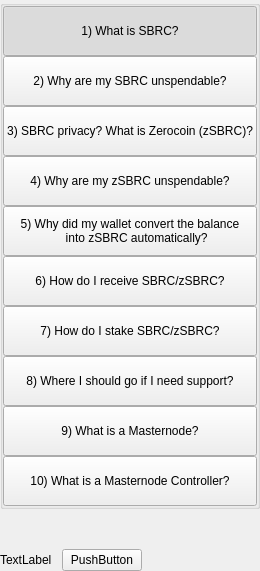
         <widget class="QWidget" name="left" native="true">
          <layout class="QVBoxLayout" name="verticalLayout_3">
           <property name="leftMargin">
            <number>0</number>
           </property>
           <property name="topMargin">
            <number>0</number>
           </property>
           <property name="rightMargin">
            <number>0</number>
           </property>
           <property name="bottomMargin">
            <number>0</number>
           </property>
           <item>
            <layout class="QVBoxLayout" name="verticalLayout_2">
             <property name="spacing">
              <number>0</number>
             </property>
             <item>
              <widget class="QWidget" name="containerButtons" native="true">
               <layout class="QVBoxLayout" name="verticalLayout">
                <property name="spacing">
                 <number>0</number>
                </property>
                <property name="leftMargin">
                 <number>0</number>
                </property>
                <property name="topMargin">
                 <number>0</number>
                </property>
                <property name="rightMargin">
                 <number>0</number>
                </property>
                <property name="bottomMargin">
                 <number>0</number>
                </property>
                <item>
                 <widget class="QGroupBox" name="groupBox">
                  <property name="title">
                   <string/>
                  </property>
                  <layout class="QVBoxLayout" name="verticalLayout_9">
                   <property name="spacing">
                    <number>0</number>
                   </property>
                   <property name="leftMargin">
                    <number>0</number>
                   </property>
                   <property name="topMargin">
                    <number>0</number>
                   </property>
                   <property name="rightMargin">
                    <number>0</number>
                   </property>
                   <property name="bottomMargin">
                    <number>0</number>
                   </property>
                   <item>
                    <widget class="QPushButton" name="pushButtonFaq1">
                     <property name="minimumSize">
                      <size>
                       <width>0</width>
                       <height>50</height>
                      </size>
                     </property>
                     <property name="maximumSize">
                      <size>
                       <width>16777215</width>
                       <height>50</height>
                      </size>
                     </property>
                     <property name="focusPolicy">
                      <enum>Qt::NoFocus</enum>
                     </property>
                     <property name="text">
                      <string>1) What is SBRC?</string>
                     </property>
                     <property name="checkable">
                      <bool>true</bool>
                     </property>
                     <property name="checked">
                      <bool>true</bool>
                     </property>
                     <property name="autoExclusive">
                      <bool>true</bool>
                     </property>
                    </widget>
                   </item>
                   <item>
                    <widget class="QPushButton" name="pushButtonFaq2">
                     <property name="minimumSize">
                      <size>
                       <width>0</width>
                       <height>50</height>
                      </size>
                     </property>
                     <property name="maximumSize">
                      <size>
                       <width>16777215</width>
                       <height>50</height>
                      </size>
                     </property>
                     <property name="focusPolicy">
                      <enum>Qt::NoFocus</enum>
                     </property>
                     <property name="text">
                      <string>2) Why are my SBRC unspendable?</string>
                     </property>
                     <property name="checkable">
                      <bool>true</bool>
                     </property>
                     <property name="autoExclusive">
                      <bool>true</bool>
                     </property>
                    </widget>
                   </item>
                   <item>
                    <widget class="QPushButton" name="pushButtonFaq3">
                     <property name="minimumSize">
                      <size>
                       <width>0</width>
                       <height>50</height>
                      </size>
                     </property>
                     <property name="maximumSize">
                      <size>
                       <width>16777215</width>
                       <height>16777215</height>
                      </size>
                     </property>
                     <property name="focusPolicy">
                      <enum>Qt::NoFocus</enum>
                     </property>
                     <property name="text">
                      <string>3) SBRC privacy? What is Zerocoin (zSBRC)?</string>
                     </property>
                     <property name="checkable">
                      <bool>true</bool>
                     </property>
                     <property name="autoExclusive">
                      <bool>true</bool>
                     </property>
                    </widget>
                   </item>
                   <item>
                    <widget class="QPushButton" name="pushButtonFaq4">
                     <property name="minimumSize">
                      <size>
                       <width>0</width>
                       <height>50</height>
                      </size>
                     </property>
                     <property name="maximumSize">
                      <size>
                       <width>16777215</width>
                       <height>16777215</height>
                      </size>
                     </property>
                     <property name="focusPolicy">
                      <enum>Qt::NoFocus</enum>
                     </property>
                     <property name="text">
                      <string>4) Why are my zSBRC unspendable?</string>
                     </property>
                     <property name="checkable">
                      <bool>true</bool>
                     </property>
                     <property name="autoExclusive">
                      <bool>true</bool>
                     </property>
                    </widget>
                   </item>
                   <item>
                    <widget class="QPushButton" name="pushButtonFaq5">
                     <property name="minimumSize">
                      <size>
                       <width>0</width>
                       <height>50</height>
                      </size>
                     </property>
                     <property name="focusPolicy">
                      <enum>Qt::NoFocus</enum>
                     </property>
                     <property name="text">
                      <string>5) Why did my wallet convert the balance
    into zSBRC automatically?</string>
                     </property>
                     <property name="checkable">
                      <bool>true</bool>
                     </property>
                     <property name="autoExclusive">
                      <bool>true</bool>
                     </property>
                    </widget>
                   </item>
                   <item>
                    <widget class="QPushButton" name="pushButtonFaq6">
                     <property name="minimumSize">
                      <size>
                       <width>0</width>
                       <height>50</height>
                      </size>
                     </property>
                     <property name="focusPolicy">
                      <enum>Qt::NoFocus</enum>
                     </property>
                     <property name="text">
                      <string>6) How do I receive SBRC/zSBRC?</string>
                     </property>
                     <property name="checkable">
                      <bool>true</bool>
                     </property>
                     <property name="autoExclusive">
                      <bool>true</bool>
                     </property>
                    </widget>
                   </item>
                   <item>
                    <widget class="QPushButton" name="pushButtonFaq7">
                     <property name="minimumSize">
                      <size>
                       <width>0</width>
                       <height>50</height>
                      </size>
                     </property>
                     <property name="focusPolicy">
                      <enum>Qt::NoFocus</enum>
                     </property>
                     <property name="text">
                      <string>7) How do I stake SBRC/zSBRC?</string>
                     </property>
                     <property name="checkable">
                      <bool>true</bool>
                     </property>
                     <property name="autoExclusive">
                      <bool>true</bool>
                     </property>
                    </widget>
                   </item>
                   <item>
                    <widget class="QPushButton" name="pushButtonFaq8">
                     <property name="minimumSize">
                      <size>
                       <width>0</width>
                       <height>50</height>
                      </size>
                     </property>
                     <property name="focusPolicy">
                      <enum>Qt::NoFocus</enum>
                     </property>
                     <property name="text">
                      <string>8) Where I should go if I need support?</string>
                     </property>
                     <property name="checkable">
                      <bool>true</bool>
                     </property>
                     <property name="autoExclusive">
                      <bool>true</bool>
                     </property>
                    </widget>
                   </item>
                   <item>
                    <widget class="QPushButton" name="pushButtonFaq9">
                     <property name="minimumSize">
                      <size>
                       <width>0</width>
                       <height>50</height>
                      </size>
                     </property>
                     <property name="focusPolicy">
                      <enum>Qt::NoFocus</enum>
                     </property>
                     <property name="text">
                      <string>9) What is a Masternode?</string>
                     </property>
                     <property name="checkable">
                      <bool>true</bool>
                     </property>
                     <property name="autoExclusive">
                      <bool>true</bool>
                     </property>
                    </widget>
                   </item>
                   <item>
                    <widget class="QPushButton" name="pushButtonFaq10">
                     <property name="minimumSize">
                      <size>
                       <width>0</width>
                       <height>50</height>
                      </size>
                     </property>
                     <property name="focusPolicy">
                      <enum>Qt::NoFocus</enum>
                     </property>
                     <property name="text">
                      <string>10) What is a Masternode Controller?</string>
                     </property>
                     <property name="checkable">
                      <bool>true</bool>
                     </property>
                     <property name="autoExclusive">
                      <bool>true</bool>
                     </property>
                    </widget>
                   </item>
                  </layout>
                 </widget>
                </item>
               </layout>
              </widget>
             </item>
             <item>
              <spacer name="verticalSpacer">
               <property name="orientation">
                <enum>Qt::Vertical</enum>
               </property>
               <property name="sizeHint" stdset="0">
                <size>
                 <width>20</width>
                 <height>40</height>
                </size>
               </property>
              </spacer>
             </item>
             <item>
              <layout class="QHBoxLayout" name="horizontalLayout_2">
               <item>
                <widget class="QLabel" name="labelWebLink">
                 <property name="text">
                  <string>TextLabel</string>
                 </property>
                </widget>
               </item>
               <item>
                <spacer name="horizontalSpacer_4">
                 <property name="orientation">
                  <enum>Qt::Horizontal</enum>
                 </property>
                 <property name="sizeType">
                  <enum>QSizePolicy::Minimum</enum>
                 </property>
                 <property name="sizeHint" stdset="0">
                  <size>
                   <width>10</width>
                   <height>20</height>
                  </size>
                 </property>
                </spacer>
               </item>
               <item>
                <widget class="QPushButton" name="pushButtonWebLink">
                 <property name="focusPolicy">
                  <enum>Qt::NoFocus</enum>
                 </property>
                 <property name="text">
                  <string>PushButton</string>
                 </property>
                </widget>
               </item>
               <item>
                <spacer name="horizontalSpacer_2">
                 <property name="orientation">
                  <enum>Qt::Horizontal</enum>
                 </property>
                 <property name="sizeHint" stdset="0">
                  <size>
                   <width>40</width>
                   <height>20</height>
                  </size>
                 </property>
                </spacer>
               </item>
              </layout>
             </item>
            </layout>
           </item>
          </layout>
         </widget>
